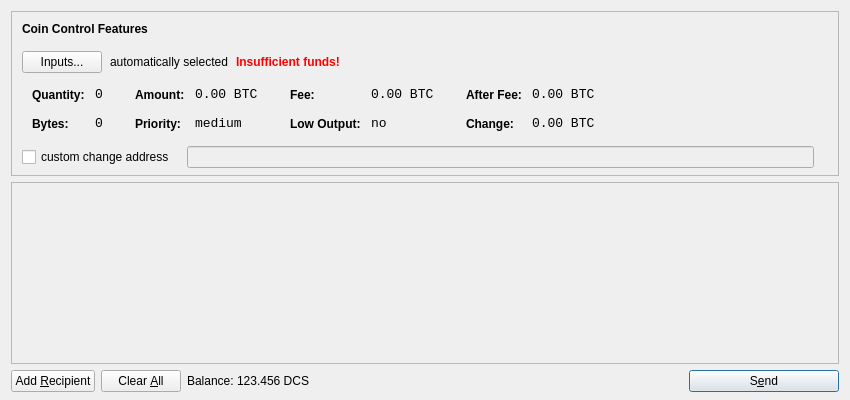
<?xml version="1.0" encoding="UTF-8"?>
<ui version="4.0">
 <class>SendCoinsDialog</class>
 <widget class="QDialog" name="SendCoinsDialog">
  <property name="geometry">
   <rect>
    <x>0</x>
    <y>0</y>
    <width>850</width>
    <height>400</height>
   </rect>
  </property>
  <property name="windowTitle">
   <string>Send Coins</string>
  </property>
  <layout class="QVBoxLayout" name="verticalLayout" stretch="0,1,0">
   <property name="bottomMargin">
    <number>8</number>
   </property>
   <item>
    <widget class="QFrame" name="frameCoinControl">
     <property name="sizePolicy">
      <sizepolicy hsizetype="Expanding" vsizetype="Expanding">
       <horstretch>0</horstretch>
       <verstretch>0</verstretch>
      </sizepolicy>
     </property>
     <property name="maximumSize">
      <size>
       <width>16777215</width>
       <height>16777215</height>
      </size>
     </property>
     <property name="frameShape">
      <enum>QFrame::StyledPanel</enum>
     </property>
     <property name="frameShadow">
      <enum>QFrame::Sunken</enum>
     </property>
     <layout class="QVBoxLayout" name="verticalLayoutCoinControl2">
      <property name="spacing">
       <number>-1</number>
      </property>
      <property name="leftMargin">
       <number>0</number>
      </property>
      <property name="topMargin">
       <number>0</number>
      </property>
      <property name="rightMargin">
       <number>0</number>
      </property>
      <property name="bottomMargin">
       <number>6</number>
      </property>
      <item>
       <layout class="QVBoxLayout" name="verticalLayoutCoinControl" stretch="0,0,0,0,1">
        <property name="spacing">
         <number>0</number>
        </property>
        <property name="leftMargin">
         <number>10</number>
        </property>
        <property name="topMargin">
         <number>10</number>
        </property>
        <item>
         <layout class="QHBoxLayout" name="horizontalLayoutCoinControl1">
          <property name="bottomMargin">
           <number>15</number>
          </property>
          <item>
           <widget class="QLabel" name="labelCoinControlFeatures">
            <property name="sizePolicy">
             <sizepolicy hsizetype="Preferred" vsizetype="Maximum">
              <horstretch>0</horstretch>
              <verstretch>0</verstretch>
             </sizepolicy>
            </property>
            <property name="font">
             <font>
              <weight>75</weight>
              <bold>true</bold>
             </font>
            </property>
            <property name="styleSheet">
             <string notr="true">font-weight:bold;</string>
            </property>
            <property name="text">
             <string>Coin Control Features</string>
            </property>
           </widget>
          </item>
         </layout>
        </item>
        <item>
         <layout class="QHBoxLayout" name="horizontalLayoutCoinControl2" stretch="0,0,0,0">
          <property name="spacing">
           <number>8</number>
          </property>
          <property name="bottomMargin">
           <number>10</number>
          </property>
          <item>
           <widget class="QPushButton" name="pushButtonCoinControl">
            <property name="styleSheet">
             <string notr="true"/>
            </property>
            <property name="text">
             <string>Inputs...</string>
            </property>
           </widget>
          </item>
          <item>
           <widget class="QLabel" name="labelCoinControlAutomaticallySelected">
            <property name="text">
             <string>automatically selected</string>
            </property>
            <property name="margin">
             <number>5</number>
            </property>
           </widget>
          </item>
          <item>
           <widget class="QLabel" name="labelCoinControlInsuffFunds">
            <property name="font">
             <font>
              <weight>75</weight>
              <bold>true</bold>
             </font>
            </property>
            <property name="styleSheet">
             <string notr="true">color:red;font-weight:bold;</string>
            </property>
            <property name="text">
             <string>Insufficient funds!</string>
            </property>
            <property name="margin">
             <number>5</number>
            </property>
           </widget>
          </item>
          <item>
           <spacer name="horizontalSpacerCoinControl">
            <property name="orientation">
             <enum>Qt::Horizontal</enum>
            </property>
            <property name="sizeHint" stdset="0">
             <size>
              <width>40</width>
              <height>1</height>
             </size>
            </property>
           </spacer>
          </item>
         </layout>
        </item>
        <item>
         <widget class="QWidget" name="widgetCoinControl" native="true">
          <property name="sizePolicy">
           <sizepolicy hsizetype="Preferred" vsizetype="Preferred">
            <horstretch>0</horstretch>
            <verstretch>0</verstretch>
           </sizepolicy>
          </property>
          <property name="minimumSize">
           <size>
            <width>0</width>
            <height>0</height>
           </size>
          </property>
          <property name="styleSheet">
           <string notr="true"/>
          </property>
          <layout class="QHBoxLayout" name="horizontalLayoutCoinControl5">
           <property name="margin">
            <number>0</number>
           </property>
           <item>
            <layout class="QHBoxLayout" name="horizontalLayoutCoinControl3" stretch="0,0,0,1">
             <property name="spacing">
              <number>20</number>
             </property>
             <property name="topMargin">
              <number>0</number>
             </property>
             <property name="bottomMargin">
              <number>10</number>
             </property>
             <item>
              <layout class="QFormLayout" name="formLayoutCoinControl1">
               <property name="horizontalSpacing">
                <number>10</number>
               </property>
               <property name="verticalSpacing">
                <number>14</number>
               </property>
               <property name="leftMargin">
                <number>10</number>
               </property>
               <property name="topMargin">
                <number>4</number>
               </property>
               <property name="rightMargin">
                <number>6</number>
               </property>
               <item row="0" column="0">
                <widget class="QLabel" name="labelCoinControlQuantityText">
                 <property name="styleSheet">
                  <string notr="true">font-weight:bold;</string>
                 </property>
                 <property name="text">
                  <string>Quantity:</string>
                 </property>
                 <property name="margin">
                  <number>0</number>
                 </property>
                </widget>
               </item>
               <item row="0" column="1">
                <widget class="QLabel" name="labelCoinControlQuantity">
                 <property name="font">
                  <font>
                   <family>Monospace</family>
                   <pointsize>10</pointsize>
                  </font>
                 </property>
                 <property name="cursor">
                  <cursorShape>IBeamCursor</cursorShape>
                 </property>
                 <property name="contextMenuPolicy">
                  <enum>Qt::ActionsContextMenu</enum>
                 </property>
                 <property name="text">
                  <string notr="true">0</string>
                 </property>
                 <property name="margin">
                  <number>0</number>
                 </property>
                 <property name="textInteractionFlags">
                  <set>Qt::LinksAccessibleByMouse|Qt::TextSelectableByKeyboard|Qt::TextSelectableByMouse</set>
                 </property>
                </widget>
               </item>
               <item row="1" column="0">
                <widget class="QLabel" name="labelCoinControlBytesText">
                 <property name="styleSheet">
                  <string notr="true">font-weight:bold;</string>
                 </property>
                 <property name="text">
                  <string>Bytes:</string>
                 </property>
                </widget>
               </item>
               <item row="1" column="1">
                <widget class="QLabel" name="labelCoinControlBytes">
                 <property name="font">
                  <font>
                   <family>Monospace</family>
                   <pointsize>10</pointsize>
                  </font>
                 </property>
                 <property name="cursor">
                  <cursorShape>IBeamCursor</cursorShape>
                 </property>
                 <property name="contextMenuPolicy">
                  <enum>Qt::ActionsContextMenu</enum>
                 </property>
                 <property name="text">
                  <string notr="true">0</string>
                 </property>
                 <property name="textInteractionFlags">
                  <set>Qt::LinksAccessibleByMouse|Qt::TextSelectableByKeyboard|Qt::TextSelectableByMouse</set>
                 </property>
                </widget>
               </item>
              </layout>
             </item>
             <item>
              <layout class="QFormLayout" name="formLayoutCoinControl2">
               <property name="horizontalSpacing">
                <number>10</number>
               </property>
               <property name="verticalSpacing">
                <number>14</number>
               </property>
               <property name="leftMargin">
                <number>6</number>
               </property>
               <property name="topMargin">
                <number>4</number>
               </property>
               <property name="rightMargin">
                <number>6</number>
               </property>
               <item row="0" column="0">
                <widget class="QLabel" name="labelCoinControlAmountText">
                 <property name="styleSheet">
                  <string notr="true">font-weight:bold;</string>
                 </property>
                 <property name="text">
                  <string>Amount:</string>
                 </property>
                 <property name="margin">
                  <number>0</number>
                 </property>
                </widget>
               </item>
               <item row="0" column="1">
                <widget class="QLabel" name="labelCoinControlAmount">
                 <property name="font">
                  <font>
                   <family>Monospace</family>
                   <pointsize>10</pointsize>
                  </font>
                 </property>
                 <property name="cursor">
                  <cursorShape>IBeamCursor</cursorShape>
                 </property>
                 <property name="contextMenuPolicy">
                  <enum>Qt::ActionsContextMenu</enum>
                 </property>
                 <property name="text">
                  <string notr="true">0.00 BTC</string>
                 </property>
                 <property name="textInteractionFlags">
                  <set>Qt::LinksAccessibleByMouse|Qt::TextSelectableByKeyboard|Qt::TextSelectableByMouse</set>
                 </property>
                </widget>
               </item>
               <item row="1" column="0">
                <widget class="QLabel" name="labelCoinControlPriorityText">
                 <property name="styleSheet">
                  <string notr="true">font-weight:bold;</string>
                 </property>
                 <property name="text">
                  <string>Priority:</string>
                 </property>
                </widget>
               </item>
               <item row="1" column="1">
                <widget class="QLabel" name="labelCoinControlPriority">
                 <property name="font">
                  <font>
                   <family>Monospace</family>
                   <pointsize>10</pointsize>
                  </font>
                 </property>
                 <property name="cursor">
                  <cursorShape>IBeamCursor</cursorShape>
                 </property>
                 <property name="contextMenuPolicy">
                  <enum>Qt::ActionsContextMenu</enum>
                 </property>
                 <property name="text">
                  <string>medium</string>
                 </property>
                 <property name="textInteractionFlags">
                  <set>Qt::LinksAccessibleByMouse|Qt::TextSelectableByKeyboard|Qt::TextSelectableByMouse</set>
                 </property>
                </widget>
               </item>
              </layout>
             </item>
             <item>
              <layout class="QFormLayout" name="formLayoutCoinControl3">
               <property name="horizontalSpacing">
                <number>10</number>
               </property>
               <property name="verticalSpacing">
                <number>14</number>
               </property>
               <property name="leftMargin">
                <number>6</number>
               </property>
               <property name="topMargin">
                <number>4</number>
               </property>
               <property name="rightMargin">
                <number>6</number>
               </property>
               <item row="0" column="0">
                <widget class="QLabel" name="labelCoinControlFeeText">
                 <property name="styleSheet">
                  <string notr="true">font-weight:bold;</string>
                 </property>
                 <property name="text">
                  <string>Fee:</string>
                 </property>
                 <property name="margin">
                  <number>0</number>
                 </property>
                </widget>
               </item>
               <item row="0" column="1">
                <widget class="QLabel" name="labelCoinControlFee">
                 <property name="font">
                  <font>
                   <family>Monospace</family>
                   <pointsize>10</pointsize>
                  </font>
                 </property>
                 <property name="cursor">
                  <cursorShape>IBeamCursor</cursorShape>
                 </property>
                 <property name="contextMenuPolicy">
                  <enum>Qt::ActionsContextMenu</enum>
                 </property>
                 <property name="text">
                  <string notr="true">0.00 BTC</string>
                 </property>
                 <property name="textInteractionFlags">
                  <set>Qt::LinksAccessibleByMouse|Qt::TextSelectableByKeyboard|Qt::TextSelectableByMouse</set>
                 </property>
                </widget>
               </item>
               <item row="1" column="0">
                <widget class="QLabel" name="labelCoinControlLowOutputText">
                 <property name="styleSheet">
                  <string notr="true">font-weight:bold;</string>
                 </property>
                 <property name="text">
                  <string>Low Output:</string>
                 </property>
                </widget>
               </item>
               <item row="1" column="1">
                <widget class="QLabel" name="labelCoinControlLowOutput">
                 <property name="font">
                  <font>
                   <family>Monospace</family>
                   <pointsize>10</pointsize>
                  </font>
                 </property>
                 <property name="cursor">
                  <cursorShape>IBeamCursor</cursorShape>
                 </property>
                 <property name="contextMenuPolicy">
                  <enum>Qt::ActionsContextMenu</enum>
                 </property>
                 <property name="text">
                  <string>no</string>
                 </property>
                 <property name="textInteractionFlags">
                  <set>Qt::LinksAccessibleByMouse|Qt::TextSelectableByKeyboard|Qt::TextSelectableByMouse</set>
                 </property>
                </widget>
               </item>
              </layout>
             </item>
             <item>
              <layout class="QFormLayout" name="formLayoutCoinControl4">
               <property name="horizontalSpacing">
                <number>10</number>
               </property>
               <property name="verticalSpacing">
                <number>14</number>
               </property>
               <property name="leftMargin">
                <number>6</number>
               </property>
               <property name="topMargin">
                <number>4</number>
               </property>
               <property name="rightMargin">
                <number>6</number>
               </property>
               <item row="0" column="0">
                <widget class="QLabel" name="labelCoinControlAfterFeeText">
                 <property name="styleSheet">
                  <string notr="true">font-weight:bold;</string>
                 </property>
                 <property name="text">
                  <string>After Fee:</string>
                 </property>
                 <property name="margin">
                  <number>0</number>
                 </property>
                </widget>
               </item>
               <item row="0" column="1">
                <widget class="QLabel" name="labelCoinControlAfterFee">
                 <property name="font">
                  <font>
                   <family>Monospace</family>
                   <pointsize>10</pointsize>
                  </font>
                 </property>
                 <property name="cursor">
                  <cursorShape>IBeamCursor</cursorShape>
                 </property>
                 <property name="contextMenuPolicy">
                  <enum>Qt::ActionsContextMenu</enum>
                 </property>
                 <property name="text">
                  <string notr="true">0.00 BTC</string>
                 </property>
                 <property name="textInteractionFlags">
                  <set>Qt::LinksAccessibleByMouse|Qt::TextSelectableByKeyboard|Qt::TextSelectableByMouse</set>
                 </property>
                </widget>
               </item>
               <item row="1" column="0">
                <widget class="QLabel" name="labelCoinControlChangeText">
                 <property name="styleSheet">
                  <string notr="true">font-weight:bold;</string>
                 </property>
                 <property name="text">
                  <string>Change:</string>
                 </property>
                </widget>
               </item>
               <item row="1" column="1">
                <widget class="QLabel" name="labelCoinControlChange">
                 <property name="font">
                  <font>
                   <family>Monospace</family>
                   <pointsize>10</pointsize>
                  </font>
                 </property>
                 <property name="cursor">
                  <cursorShape>IBeamCursor</cursorShape>
                 </property>
                 <property name="contextMenuPolicy">
                  <enum>Qt::ActionsContextMenu</enum>
                 </property>
                 <property name="text">
                  <string notr="true">0.00 BTC</string>
                 </property>
                 <property name="textInteractionFlags">
                  <set>Qt::LinksAccessibleByMouse|Qt::TextSelectableByKeyboard|Qt::TextSelectableByMouse</set>
                 </property>
                </widget>
               </item>
              </layout>
             </item>
            </layout>
           </item>
          </layout>
         </widget>
        </item>
        <item>
         <layout class="QHBoxLayout" name="horizontalLayoutCoinControl4" stretch="0,0,0">
          <property name="spacing">
           <number>12</number>
          </property>
          <property name="sizeConstraint">
           <enum>QLayout::SetDefaultConstraint</enum>
          </property>
          <property name="topMargin">
           <number>5</number>
          </property>
          <property name="rightMargin">
           <number>5</number>
          </property>
          <item>
           <widget class="QCheckBox" name="checkBoxCoinControlChange">
            <property name="text">
             <string>custom change address</string>
            </property>
           </widget>
          </item>
          <item>
           <widget class="QLineEdit" name="lineEditCoinControlChange">
            <property name="enabled">
             <bool>false</bool>
            </property>
            <property name="sizePolicy">
             <sizepolicy hsizetype="Expanding" vsizetype="Fixed">
              <horstretch>0</horstretch>
              <verstretch>0</verstretch>
             </sizepolicy>
            </property>
           </widget>
          </item>
          <item>
           <widget class="QLabel" name="labelCoinControlChangeLabel">
            <property name="sizePolicy">
             <sizepolicy hsizetype="Preferred" vsizetype="Expanding">
              <horstretch>0</horstretch>
              <verstretch>0</verstretch>
             </sizepolicy>
            </property>
            <property name="minimumSize">
             <size>
              <width>0</width>
              <height>0</height>
             </size>
            </property>
            <property name="text">
             <string/>
            </property>
            <property name="margin">
             <number>3</number>
            </property>
           </widget>
          </item>
         </layout>
        </item>
        <item>
         <spacer name="verticalSpacerCoinControl">
          <property name="orientation">
           <enum>Qt::Vertical</enum>
          </property>
          <property name="sizeHint" stdset="0">
           <size>
            <width>800</width>
            <height>1</height>
           </size>
          </property>
         </spacer>
        </item>
       </layout>
      </item>
     </layout>
    </widget>
   </item>
   <item>
    <widget class="QScrollArea" name="scrollArea">
     <property name="widgetResizable">
      <bool>true</bool>
     </property>
     <widget class="QWidget" name="scrollAreaWidgetContents">
      <property name="geometry">
       <rect>
        <x>0</x>
        <y>0</y>
        <width>830</width>
        <height>165</height>
       </rect>
      </property>
      <layout class="QVBoxLayout" name="verticalLayout_2">
       <property name="margin">
        <number>0</number>
       </property>
       <item>
        <layout class="QVBoxLayout" name="entries">
         <property name="spacing">
          <number>6</number>
         </property>
        </layout>
       </item>
       <item>
        <spacer name="verticalSpacer">
         <property name="orientation">
          <enum>Qt::Vertical</enum>
         </property>
         <property name="sizeHint" stdset="0">
          <size>
           <width>20</width>
           <height>40</height>
          </size>
         </property>
        </spacer>
       </item>
      </layout>
     </widget>
    </widget>
   </item>
   <item>
    <layout class="QHBoxLayout" name="horizontalLayout">
     <item>
      <widget class="QPushButton" name="addButton">
       <property name="toolTip">
        <string>Send to multiple recipients at once</string>
       </property>
       <property name="text">
        <string>Add &amp;Recipient</string>
       </property>
       <property name="icon">
        <iconset resource="../bitcoin.qrc">
         <normaloff>:/icons/add</normaloff>:/icons/add</iconset>
       </property>
       <property name="autoDefault">
        <bool>false</bool>
       </property>
      </widget>
     </item>
     <item>
      <widget class="QPushButton" name="clearButton">
       <property name="sizePolicy">
        <sizepolicy hsizetype="Minimum" vsizetype="Fixed">
         <horstretch>0</horstretch>
         <verstretch>0</verstretch>
        </sizepolicy>
       </property>
       <property name="toolTip">
        <string>Remove all transaction fields</string>
       </property>
       <property name="text">
        <string>Clear &amp;All</string>
       </property>
       <property name="icon">
        <iconset resource="../bitcoin.qrc">
         <normaloff>:/icons/remove</normaloff>:/icons/remove</iconset>
       </property>
       <property name="autoRepeatDelay">
        <number>300</number>
       </property>
       <property name="autoDefault">
        <bool>false</bool>
       </property>
      </widget>
     </item>
     <item>
      <layout class="QHBoxLayout" name="horizontalLayout_2">
       <property name="spacing">
        <number>3</number>
       </property>
       <item>
        <widget class="QLabel" name="label">
         <property name="text">
          <string>Balance:</string>
         </property>
        </widget>
       </item>
       <item>
        <widget class="QLabel" name="labelBalance">
         <property name="cursor">
          <cursorShape>IBeamCursor</cursorShape>
         </property>
         <property name="text">
          <string>123.456 DCS</string>
         </property>
         <property name="textInteractionFlags">
          <set>Qt::LinksAccessibleByMouse|Qt::TextSelectableByKeyboard|Qt::TextSelectableByMouse</set>
         </property>
        </widget>
       </item>
      </layout>
     </item>
     <item>
      <spacer name="horizontalSpacer">
       <property name="orientation">
        <enum>Qt::Horizontal</enum>
       </property>
       <property name="sizeHint" stdset="0">
        <size>
         <width>40</width>
         <height>20</height>
        </size>
       </property>
      </spacer>
     </item>
     <item>
      <widget class="QPushButton" name="sendButton">
       <property name="minimumSize">
        <size>
         <width>150</width>
         <height>0</height>
        </size>
       </property>
       <property name="toolTip">
        <string>Confirm the send action</string>
       </property>
       <property name="text">
        <string>S&amp;end</string>
       </property>
       <property name="icon">
        <iconset resource="../bitcoin.qrc">
         <normaloff>:/icons/send</normaloff>:/icons/send</iconset>
       </property>
       <property name="default">
        <bool>true</bool>
       </property>
      </widget>
     </item>
    </layout>
   </item>
  </layout>
 </widget>
 <resources>
  <include location="../bitcoin.qrc"/>
 </resources>
 <connections/>
</ui>
